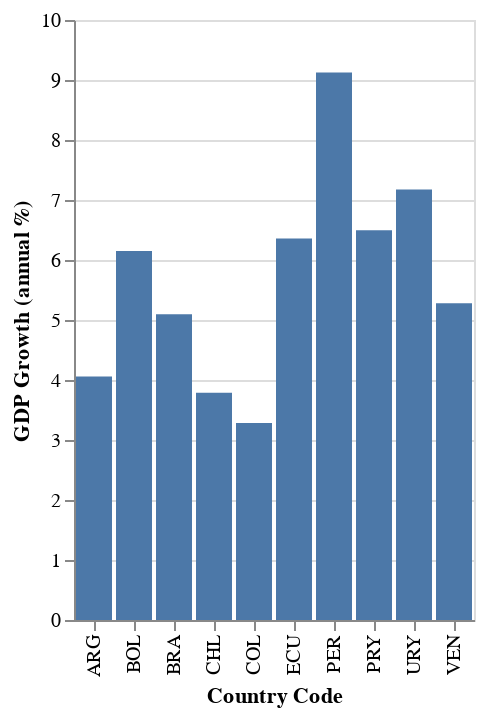

The notebook cell saved with this chart:
### Code cell
#Gráfico 1
alt.Chart(merge).mark_bar().encode(
    alt.Y("GDP Growth (annual %)"),
    alt.X("Country Code")
)

### Figure 1 — Vega-Lite specification as saved in the notebook (floating-point values rounded to 4 significant figures)
{"config": {"view": {"continuousWidth": 300, "continuousHeight": 300}}, "data": {"name": "data-3998e53b09750f468fde76284d90ef3d"}, "mark": {"type": "bar"}, "encoding": {"x": {"field": "Country Code", "type": "nominal"}, "y": {"field": "GDP Growth (annual %)", "type": "quantitative"}}, "$schema": "https://vega.github.io/schema/vega-lite/v5.16.3.json", "datasets": {"data-3998e53b09750f468fde76284d90ef3d": [{"Country Code": "ARG", "GDP Growth (annual %)": 4.057, "Access to electricity (% of population)": 97.5, "_merge": "both"}, {"Country Code": "BOL", "GDP Growth (annual %)": 6.148, "Access to electricity (% of population)": 84.67, "_merge": "both"}, {"Country Code": "BRA", "GDP Growth (annual %)": 5.094, "Access to electricity (% of population)": 98.53, "_merge": "both"}, {"Country Code": "CHL", "GDP Growth (annual %)": 3.789, "Access to electricity (% of population)": 98.25, "_merge": "both"}, {"Country Code": "COL", "GDP Growth (annual %)": 3.283, "Access to electricity (% of population)": 96.81, "_merge": "both"}, {"Country Code": "ECU", "GDP Growth (annual %)": 6.357, "Access to electricity (% of population)": 97.21, "_merge": "both"}, {"Country Code": "PRY", "GDP Growth (annual %)": 6.496, "Access to electricity (% of population)": 96.68, "_merge": "both"}, {"Country Code": "PER", "GDP Growth (annual %)": 9.127, "Access to electricity (% of population)": 84.68, "_merge": "both"}, {"Country Code": "URY", "GDP Growth (annual %)": 7.176, "Access to electricity (% of population)": 98.78, "_merge": "both"}, {"Country Code": "VEN", "GDP Growth (annual %)": 5.278, "Access to electricity (% of population)": 98.92, "_merge": "both"}]}}
